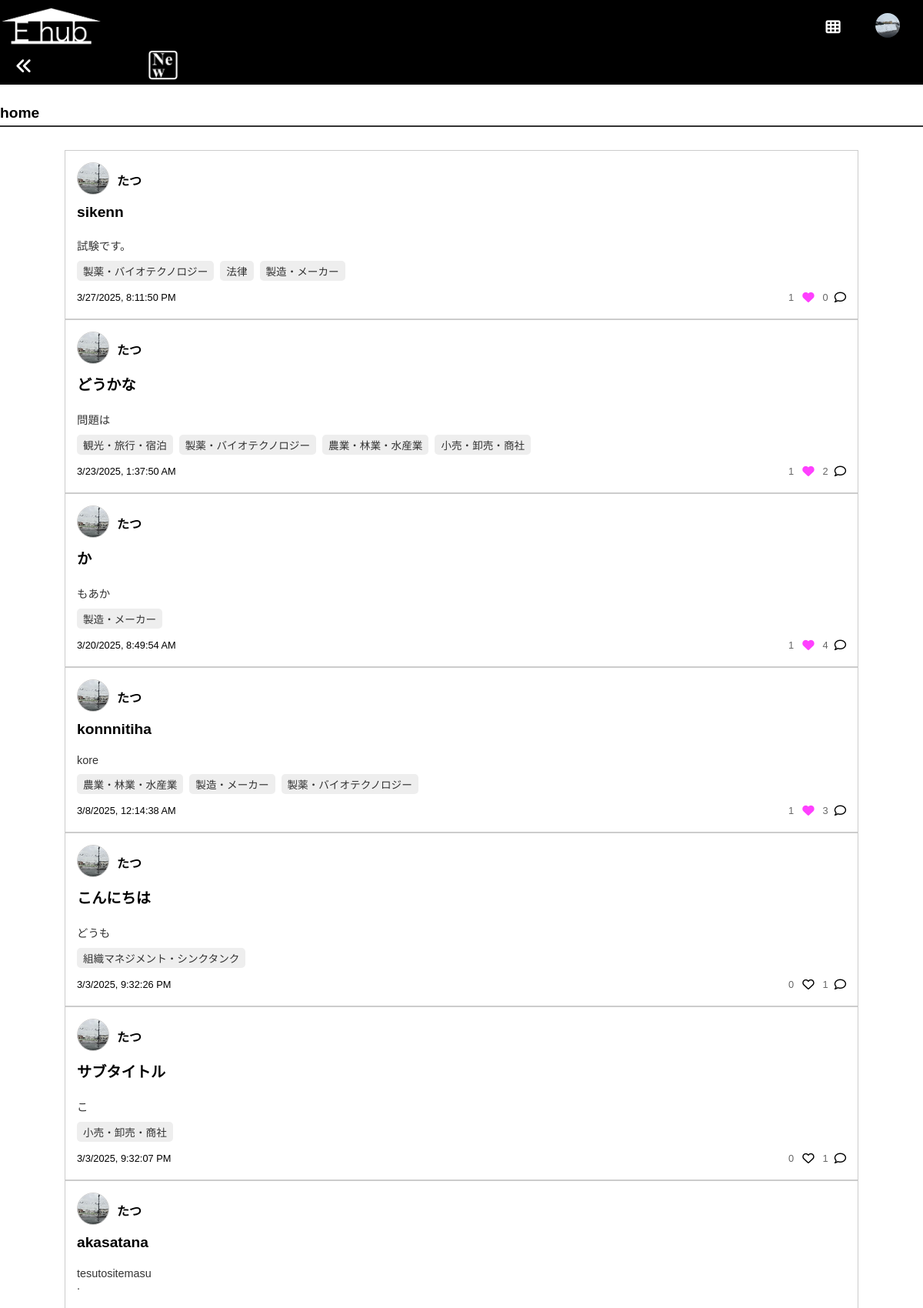
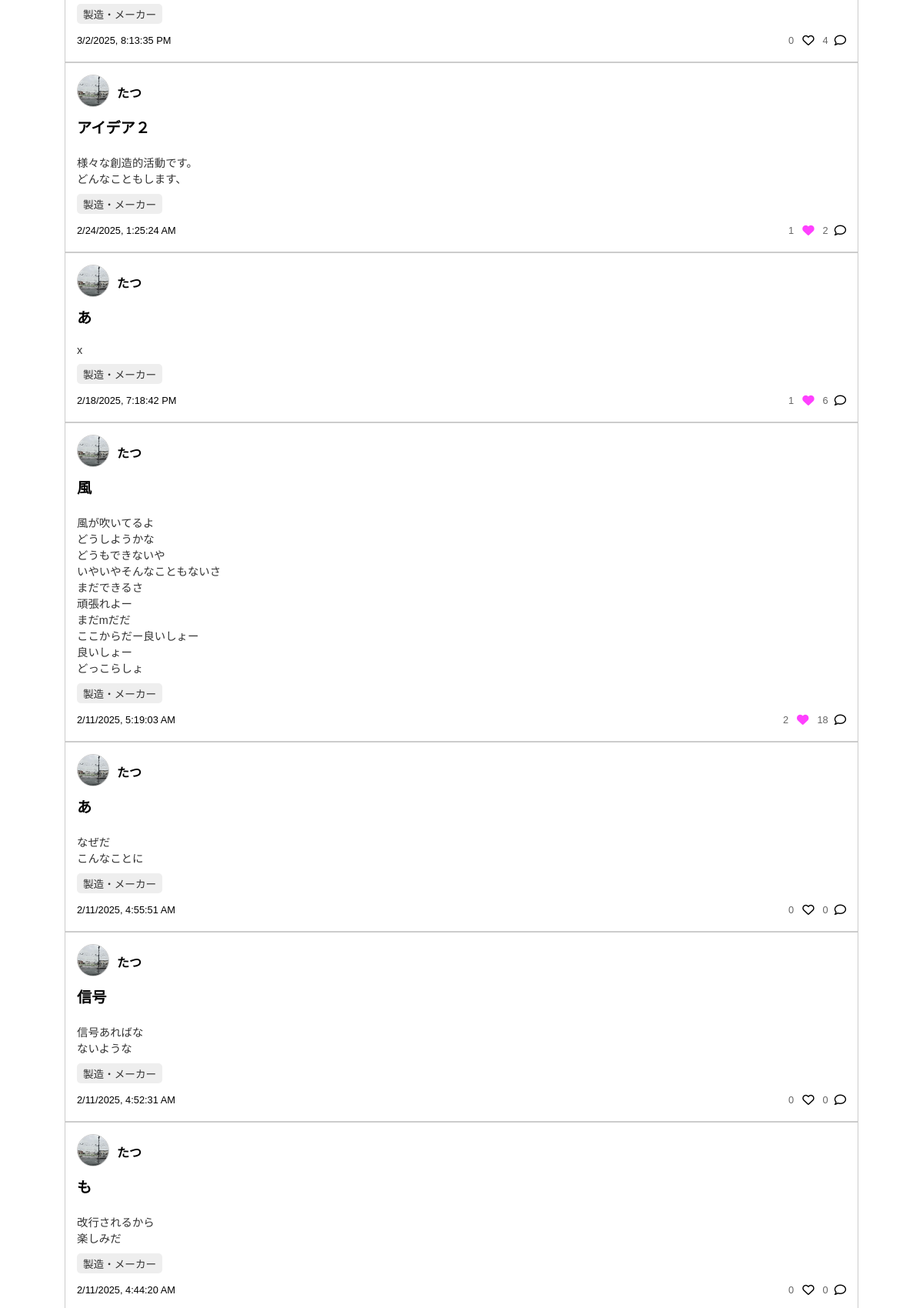
The app's page / (signed in, upper part) with its own data (2 pictures, top to bottom).
### models.py (models this page shows, shortened)
class User(UserMixin, db.Model):
    __tablename__ = 'user'  # 明示的にテーブル名を指定
    id = db.Column(db.Integer, primary_key=True)
    username = db.Column(db.String(64), nullable=False, unique=True)
    password_hash = db.Column(db.String(128), nullable=False)
    name = db.Column(db.String(100))
    birthdate = db.Column(db.Date)
    email = db.Column(db.String(120))
    topphoto = db.Column(db.String(255))  # 例: "user_1_topphoto.png"
    interests = db.relationship(
        'Category',
        secondary=user_interests,
        backref='users',
        lazy='dynamic'
    )
    ideas = db.relationship('Idea', backref='author', lazy='dynamic')
    notifications = db.relationship(
        'Notification',
        foreign_keys='Notification.user_id',
        backref='recipient',
        lazy='dynamic'
    )
    followers = db.relationship(
        'User',
        secondary=user_follows,
        primaryjoin=(user_follows.c.followed_id == id),
        secondaryjoin=(user_follows.c.follower_id == id),
        backref=db.backref('following', lazy='dynamic'),
        lazy='dynamic'
    )

class Idea(db.Model):
    id = db.Column(db.Integer, primary_key=True)
    title = db.Column(db.String(128), nullable=False)
    description = db.Column(db.Text, nullable=False)
    created_at = db.Column(db.DateTime, default=datetime.utcnow)
    author_id = db.Column(db.Integer, db.ForeignKey('user.id'), nullable=True)
    categories = db.relationship(
        'Category',
        secondary=idea_categories,
        backref='ideas',
        lazy='dynamic'
    )
    comments = db.relationship('Comment', backref='idea', lazy='dynamic')
    followers = db.relationship(
        'User',
        secondary='idea_followers',
        backref='followed_ideas'
    )
    flowers = db.relationship(
        'User',
        secondary=idea_flowers,
        backref='flowered_ideas'
    )

class Category(db.Model):
    id = db.Column(db.Integer, primary_key=True)
    name = db.Column(db.String(64), nullable=False, unique=True)

### app.py (the view)
@app.route('/')
@login_required
def index():
    following = set(current_user.following.all())
    followers = set(current_user.followers.all())
    mutual_followers = list(following.intersection(followers))
    mutual_follower_ids = [u.id for u in mutual_followers]
    ideas = []
    if mutual_follower_ids:
        ideas = Idea.query.filter(Idea.author_id.in_(mutual_follower_ids)) \
                          .order_by(Idea.created_at.desc()) \
                          .all()
    return render_template('index.html', ideas=ideas)

### app.py (called while the page is built)
@login_manager.user_loader
def load_user(user_id):
    return User.query.get(int(user_id))

### templates/index.html (shortened to what this page needs)
{% set body_class = "index-page" %}
{% extends "base.html" %}
{% block content %}
<main>
  <h2>home</h2>
  <div class="ideas-container">
    {% if ideas and ideas|length > 0 %}
      {% for idea in ideas %}
        <div class="idea-card" onclick="location.href='{{ url_for('idea_detail', idea_id=idea.id) }}';">
          <div class="idea-card-header">
            <div class="user-photo">
              {% if idea.author and idea.author.topphoto %}
                <img src="{{ url_for('static', filename='uploads/' ~ idea.author.topphoto) }}" alt="User Photo" class="user-top-photo">
              {% else %}
                <img src="{{ url_for('static', filename='images/default_user.png') }}" alt="Default Photo" class="user-top-photo">
              {% endif %}
            </div>
            <div class="user-name">
              {% if idea.author %}
                {{ idea.author.username }}
              {% else %}
                不明なユーザー
              {% endif %}
            </div>
          </div>
          <div class="idea-card-title">
            {{ idea.title }}
          </div>
          <div class="idea-card-info">
            {{ idea.description[:100] }}{% if idea.description|length > 100 %}...{% endif %}
          </div>
          <div class="idea-card-categories">
            {% for cat in idea.categories %}
              <div class="category-item">{{ cat.name }}</div>
            {% endfor %}
          </div>
          <div class="idea-card-footer">
            <div class="footer-date">
              <span class="local-date" data-utc="{{ idea.created_at.isoformat() }}Z"></span>
            </div>
            <div class="footer-icons">
              <span class="heart-count">{{ idea.flowers|length }}</span>
              <span class="heart-icon">
                {% if current_user in idea.flowers %}
                  <i class="fa-solid fa-heart" style="color: #ff40ff;"></i>
                {% else %}
                  <i class="fa-regular fa-heart"></i>
                {% endif %}
              </span>
              <span class="comment-count">{{ idea.comments.count() }}</span>
              <i class="fa-regular fa-comment"></i>
            </div>
          </div>
        </div>
      {% endfor %}
    {% else %}
      <p>相互フォロー中ユーザーの投稿はありません。</p>
    {% endif %}
  </div>
</main>
{% endblock %}

### templates/base.html (shortened to what this page needs)
<!DOCTYPE html>
<html lang="ja">
<head>
    <link rel="stylesheet"
      href="https://cdnjs.cloudflare.com/ajax/libs/font-awesome/6.2.0/css/all.min.css"
 />
    <link rel="stylesheet" href="{{ url_for('static', filename='style.css') }}">
</head>
<body class="{{ body_class|default('') }}">
    <header>
        <div class="header-left">
            <h1>
                <a href="{{ url_for('index') }}">
                    <img src="{{ url_for('static', filename='images/ehub_logo.png') }}"
                        alt="Ehub Logo"
                        class="ehub-logo">
                </a>
            </h1>
        </div>
        <div class="header-right" style="display: flex; align-items: center; justify-content: flex-end; gap: 15px;">
          <div class="app-menu-container">
              <button type="button" class="app-menu-btn">
                  <i class="fa-solid fa-th"></i>
              </button>
          </div>
          {% if current_user.is_authenticated %}
          <div class="user-settings-container">
              <a href="{{ url_for('my_user_info') }}">
                  {% if current_user.topphoto %}
                      <img src="{{ url_for('static', filename='uploads/' ~ current_user.topphoto) }}"
                          alt="Profile"
                          class="topphoto-icon">
                  {% else %}
                      <i class="fa-solid fa-user"></i>
                  {% endif %}
              </a>
          </div>
          {% endif %}
      </div>
      <a href="javascript:history.back();" class="back-button-link">
        <i class="fa-solid fa-angles-left"></i>
      </a>
      <a href="{{ url_for('recent_page') }}" class="recent-icon-link">
        <img src="{{ url_for('static', filename='images/new_recent_icon.png') }}"
            alt="New"
            class="recent-icon-img" />
      </a>
    </header>
    <main>
        {% block content %}{% endblock %}
    </main>
</body>
</html>

### static/style.css (style rules this page uses)
body { font-family: Arial, sans-serif; margin: 0; padding: 0; background-color: #fff; color: #000; }
.header, nav, main { padding: 20px; }
html, body { margin: 0; padding: 0; box-sizing: border-box; }
header { background: #000; padding: 20px; display: flex; justify-content: space-between; align-items: center; position: fixed; top: 0; height: 110px; left: 0; right: 0; z-index: 9999; }
.header-left h1, .header-left h1 a { margin: 0; color: #333; text-decoration: none; font-size: 1.5em; }
.header-right a { margin-left: 15px; text-decoration: none; color: #333; font-size: 0.9em; }
main { background-color: #fff; height: calc(100vh - (110px + 0px)); overflow-y: auto; overflow-x: hidden; width: 100%; max-width: none; margin: 0; padding: 0; box-sizing: border-box; padding-top: 110px !important; padding-bottom: 0px; margin-bottom: 0 !important; }
.index-page main { margin: 0 !important; padding: 0 !important; width: 100% !important; max-width: none !important; box-sizing: border-box; padding-top: 60px !important; }
.user-name { font-weight: bold; }
.footer-icons { display: flex; gap: 8px; align-items: center; }
.footer-date { text-align: left; color: #000; }
.footer-icons i.fa-comment { font-size: 1.2em; color: #000 !important; cursor: pointer; }
.idea-card-categories { display: flex; gap: 8px; flex-wrap: wrap; margin-bottom: 10px; }
.category-item { background-color: #eee; padding: 3px 8px; border-radius: 5px; color: #333; font-size: 0.85em; white-space: nowrap; }
.heart-icon { font-size: 1.2em; cursor: pointer; transition: all 0.2s ease; display: inline-block; padding: 3px; color: #000 !important; border: none; }
.heart-count { color: #666; transition: color 0.2s ease; }
.app-menu-container { position: relative; display: inline-block; z-index: 999999 !important; margin-right: 15px; }
.app-menu-btn { background: none; border: none; cursor: pointer; font-size: 1.2em; color: #333; text-decoration: none; padding: 0; }
.user-settings-container { position: relative; display: inline-block; margin-left: 15px; }
body { font-family: Arial, sans-serif; margin: 0; padding: 0; }

### templates/base.html (style rules this page uses)
.header-left h1 { margin: 0; }
.header-left h1 a { text-decoration: none; color: #333; }
.header-right a { margin-left: 20px; text-decoration: none; color: #333; }
.ehub-logo { max-height: 50px; height: auto; width: auto; display: block; }
body { margin: 0; padding: 0; font-family: Arial, sans-serif; }
header { background: #000; padding: 0px; display: flex; justify-content: space-between; align-items: center; position: fixed; top: 0; left: 0; right: 0; z-index: 9999; height: 110px; }
.header-right { display: flex; align-items: center; justify-content: flex-end; gap: 15px; }
.app-menu-container { position: relative; display: inline-block; margin-right: 15px; }
.app-menu-btn { background: none; border: none; cursor: pointer; font-size: 1.2em; color: #fff; width: 40px; height: 40px; display: flex; align-items: center; justify-content: center; }
.user-settings-container { position: relative; display: inline-block; margin-left: 15px; }
.topphoto-icon { width: 32px; height: 32px; position: relative; left: -30px; border-radius: 50%; object-fit: cover; }
.app-menu-btn { background: none; border: none; cursor: pointer; font-size: 1.2em; color: #fff; }
.ehub-logo, .app-menu-container, .user-settings-container { transform: translateY(-20px); }
.back-button-link { position: absolute; bottom: 10px; left: 20px; color: #fff; font-size: 1.4em; text-decoration: none; transform: none; }
.recent-icon-link { position: absolute; bottom: 5px; left: 16%; width: 40px; height: 40px; text-decoration: none; cursor: pointer; }
.recent-icon-img { width: 100%; height: auto; border-radius: 5px; display: block; }

### records on screen
User: topphoto (picture)
Idea: topphoto (picture), author.username "たつ", title "sikenn", description "試験です。", flowers|length "1", comments.count "0"
Category: name "製薬・バイオテクノロジー"
Category: name "法律"
Category: name "製造・メーカー"
Idea: topphoto (picture), author.username "たつ", title "どうかな", description "問題は", flowers|length "1", comments.count "2"
Category: name "観光・旅行・宿泊"
Category: name "農業・林業・水産業"
Category: name "小売・卸売・商社"
Idea: topphoto (picture), author.username "たつ", title "か", description "もあか", flowers|length "1", comments.count "4"
Idea: topphoto (picture), author.username "たつ", title "konnnitiha", description "kore", flowers|length "1", comments.count "3"
Idea: topphoto (picture), author.username "たつ", title "こんにちは", description "どうも", flowers|length "0", comments.count "1"
Category: name "組織マネジメント・シンクタンク"
Idea: topphoto (picture), author.username "たつ", title "サブタイトル", description "こ", flowers|length "0", comments.count "1"
Idea: topphoto (picture), author.username "たつ", title "akasatana", description "tesutositemasu .", flowers|length "0", comments.count "4"
Idea: topphoto (picture), author.username "たつ", title "アイデア２", description "様々な創造的活動です。 どんなこともします、", flowers|length "1", comments.count "2"
Idea: topphoto (picture), author.username "たつ", title "あ", description "x", flowers|length "1", comments.count "6"
Idea: topphoto (picture), author.username "たつ", title "風", description "風が吹いてるよ どうしようかな どうもできないや いやいやそんなこともないさ まだできるさ 頑張れよー まだmだだ ここからだー良いしょー 良いしょー どっこらしょ", flowers|length "2", comments.count "18"
Idea: topphoto (picture), author.username "たつ", title "あ", description "なぜだ こんなことに", flowers|length "0", comments.count "0"
Idea: topphoto (picture), author.username "たつ", title "信号", description "信号あればな ないような", flowers|length "0", comments.count "0"
Idea: topphoto (picture), author.username "たつ", title "も", description "改行されるから 楽しみだ", flowers|length "0", comments.count "0"
